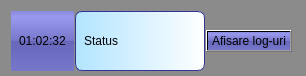
<?xml version="1.0" encoding="UTF-8"?>
<ui version="4.0">
 <class>statusBar</class>
 <widget class="QWidget" name="statusBar">
  <property name="geometry">
   <rect>
    <x>0</x>
    <y>0</y>
    <width>306</width>
    <height>76</height>
   </rect>
  </property>
  <property name="windowTitle">
   <string>Status bar</string>
  </property>
  <property name="autoFillBackground">
   <bool>false</bool>
  </property>
  <property name="styleSheet">
   <string notr="true">background-color: rgb(139, 139, 139);</string>
  </property>
  <layout class="QHBoxLayout" name="horizontalLayout">
   <property name="spacing">
    <number>1</number>
   </property>
   <property name="rightMargin">
    <number>14</number>
   </property>
   <property name="bottomMargin">
    <number>5</number>
   </property>
   <item>
    <widget class="QLabel" name="labelTime">
     <property name="sizePolicy">
      <sizepolicy hsizetype="Preferred" vsizetype="Preferred">
       <horstretch>1</horstretch>
       <verstretch>0</verstretch>
      </sizepolicy>
     </property>
     <property name="styleSheet">
      <string notr="true">background-color: QLinearGradient( x1: 0, y1: 0, x2: 0, y2: 1, stop: 0 #88d, stop: 0.1 #99e, stop: 0.49 #77c, stop: 0.5 #66b, stop: 1 #77c);
padding: 3px;
font-size: 12px;
padding-left: 5px;
padding-right: 5px;
</string>
     </property>
     <property name="text">
      <string>01:02:32</string>
     </property>
    </widget>
   </item>
   <item>
    <widget class="QLabel" name="label">
     <property name="enabled">
      <bool>true</bool>
     </property>
     <property name="sizePolicy">
      <sizepolicy hsizetype="Preferred" vsizetype="Preferred">
       <horstretch>3</horstretch>
       <verstretch>0</verstretch>
      </sizepolicy>
     </property>
     <property name="styleSheet">
      <string notr="true">background-color: qlineargradient(spread:reflect, x1:0, y1:0, x2:1, y2:0, stop:0 rgba(178, 228, 255, 255), stop:1 rgba(255, 255, 255, 255));
border-width: 1px;
border-color: #339;
border-style: solid;
border-radius: 7;
padding: 3px;
font-size: 12px;
padding-left: 5px;
padding-right: 5px;
</string>
     </property>
     <property name="text">
      <string>Status</string>
     </property>
    </widget>
   </item>
   <item>
    <widget class="QPushButton" name="pushButton">
     <property name="styleSheet">
      <string notr="true">background-color: QLinearGradient( x1: 0, y1: 0, x2: 0, y2: 1, stop: 0 #88d, stop: 0.1 #99e, stop: 0.49 #77c, stop: 0.5 #66b, stop: 1 #77c);
padding: 3px;
font-size: 12px;
padding-left: 5px;
padding-right: 5px;
</string>
     </property>
     <property name="text">
      <string>Afisare log-uri</string>
     </property>
     <property name="checkable">
      <bool>true</bool>
     </property>
    </widget>
   </item>
  </layout>
 </widget>
 <resources/>
 <connections/>
</ui>
